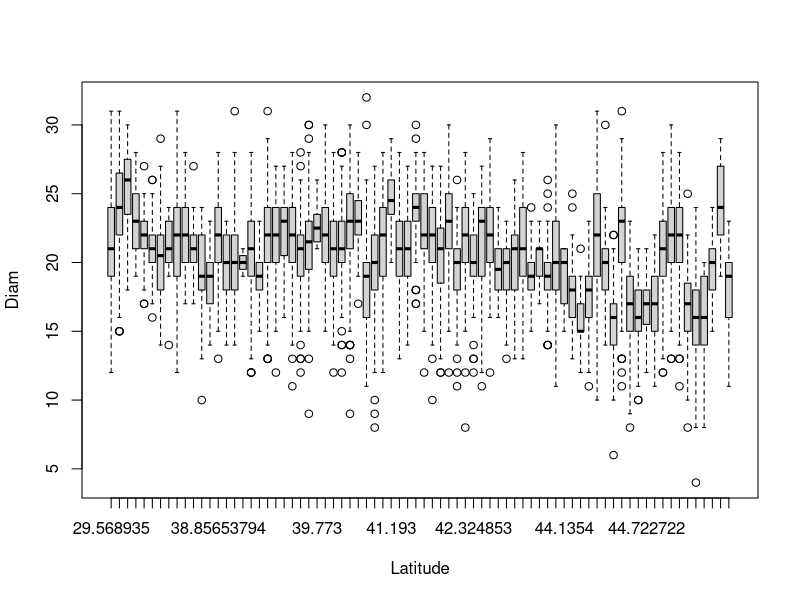
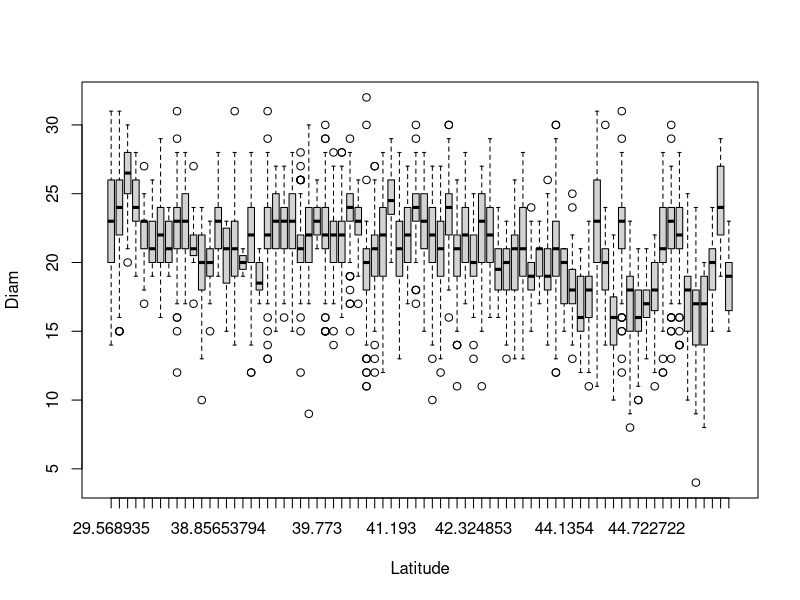
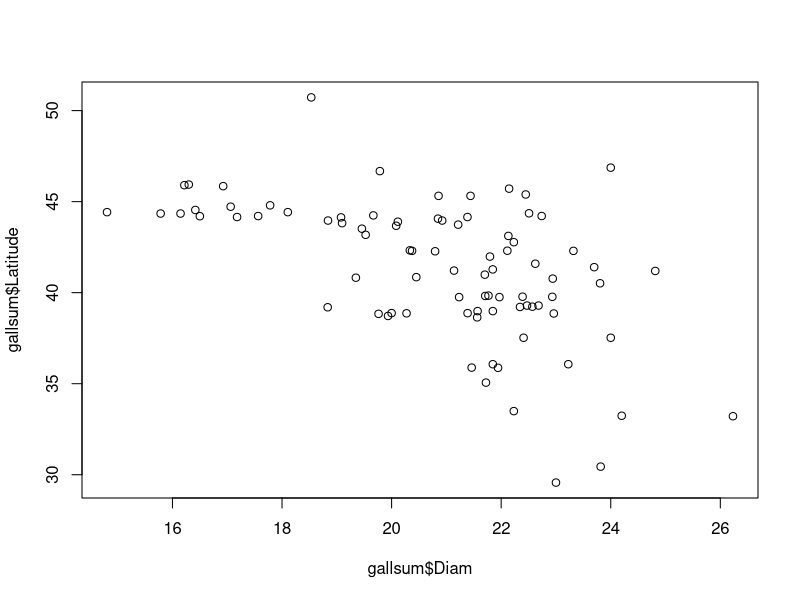
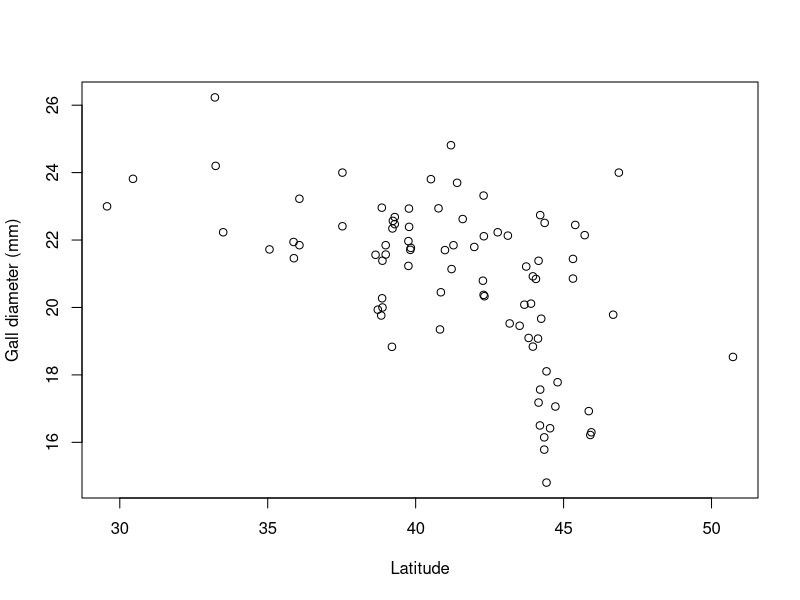
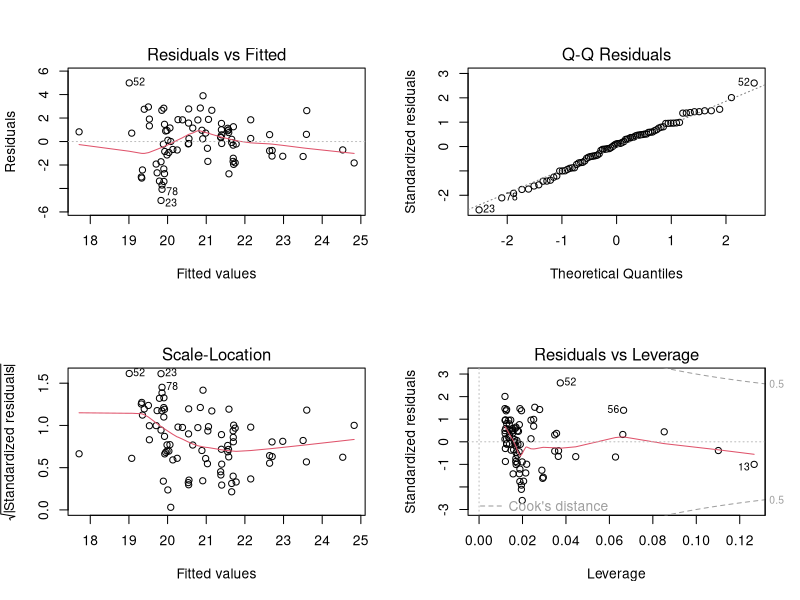
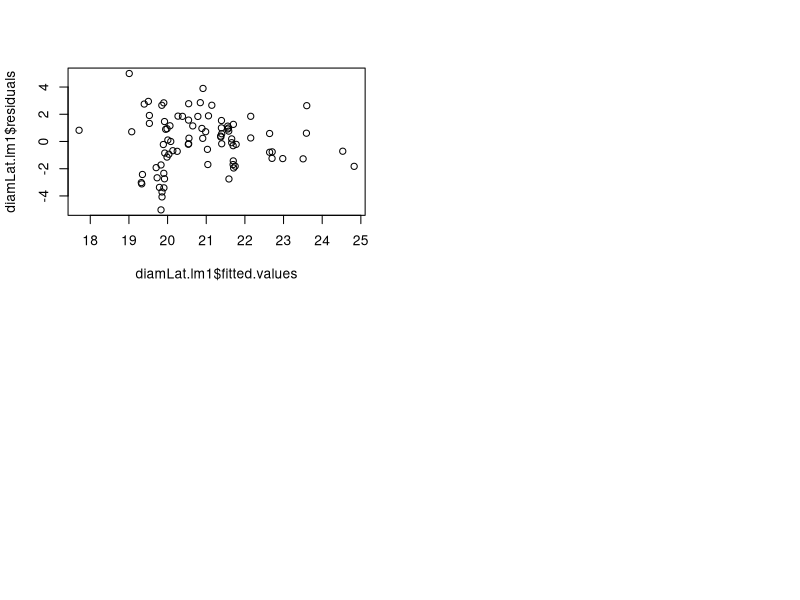

Write the R code that produced these figures, in order.
## ---- chunk 1
Alldatanew<-read.csv("Alldatanew.csv")
head(Alldatanew)
library(plyr)
## ---- chunk 2
boxplot(Diam~Latitude,Alldatanew)

boxplot(Diam~Latitude,Alldatanew[Alldatanew$ELD==0,])

unique(Alldatanew$Latitude)[order(unique(Alldatanew$Latitude))]

unique(Alldatanew$Latitude)[unique(Alldatanew$Latitude)==46.86713]
## ---- chunk 3
Alldatanew[Alldatanew$Latitude>46,]
Alldatanew2<-Alldatanew[Alldatanew$ELD==0,]
gallsum<-ddply(Alldatanew2,c("Site","Year","Season","Latitude","longitude","Confidence"),summarize, TN=sum(N),Diam=mean(Diam),EU=sum(survival),GIG=sum(GIG),OBT=sum(OBT),MC=sum(MC),BP=sum(BP))

plot(gallsum$Diam,gallsum$Latitude)

### change labels for x and y axis 
plot(gallsum$Latitude,gallsum$Diam,ylab="Gall diameter (mm)",xlab="Latitude") 
### ylab is for labeling in y axis, and xlab is for labeling in x axis
## ---- chunk 4
diamLat.lm1<-lm(Diam~Latitude,data=gallsum)
summary(diamLat.lm1)
## ---- chunk 5
par(mfrow=c(2,2))
plot(diamLat.lm1)
## ---- chunk 6
plot(diamLat.lm1$fitted.values,diamLat.lm1$residuals)

## ---- chunk 7
### your code here
## ---- chunk 8
### your code here
## ---- chunk 9
### your code here
